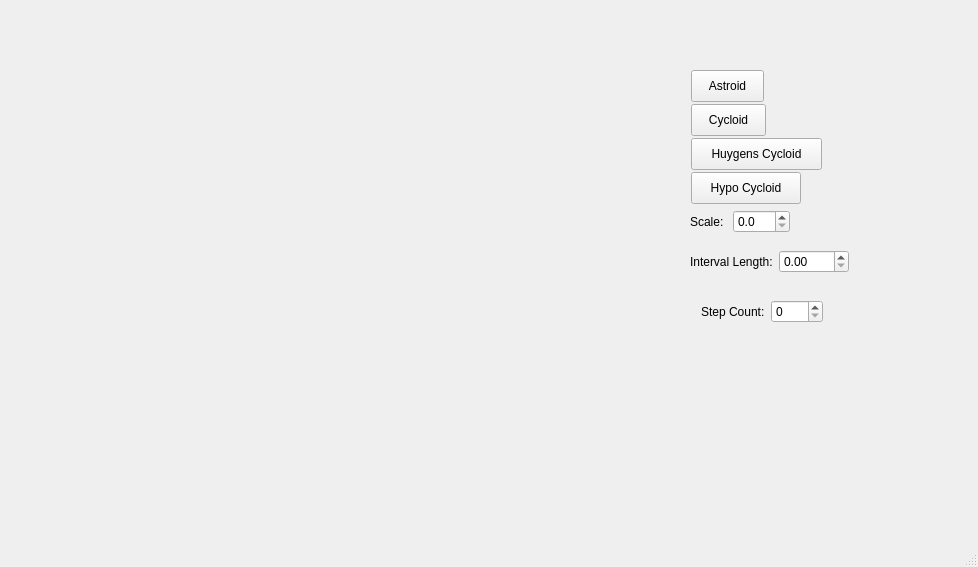
<?xml version="1.0" encoding="UTF-8"?>
<ui version="4.0">
 <class>MainWindow</class>
 <widget class="QMainWindow" name="MainWindow">
  <property name="geometry">
   <rect>
    <x>0</x>
    <y>0</y>
    <width>978</width>
    <height>567</height>
   </rect>
  </property>
  <property name="windowTitle">
   <string>MainWindow</string>
  </property>
  <widget class="QWidget" name="centralwidget">
   <widget class="RenderArea" name="renderArea" native="true">
    <property name="geometry">
     <rect>
      <x>30</x>
      <y>20</y>
      <width>511</width>
      <height>321</height>
     </rect>
    </property>
   </widget>
   <widget class="QPushButton" name="btnAstroid">
    <property name="geometry">
     <rect>
      <x>691</x>
      <y>70</y>
      <width>73</width>
      <height>32</height>
     </rect>
    </property>
    <property name="text">
     <string>Astroid</string>
    </property>
   </widget>
   <widget class="QPushButton" name="btnCycloid">
    <property name="geometry">
     <rect>
      <x>691</x>
      <y>104</y>
      <width>75</width>
      <height>32</height>
     </rect>
    </property>
    <property name="text">
     <string>Cycloid</string>
    </property>
   </widget>
   <widget class="QPushButton" name="btnHuygensCycloid">
    <property name="geometry">
     <rect>
      <x>691</x>
      <y>138</y>
      <width>131</width>
      <height>32</height>
     </rect>
    </property>
    <property name="text">
     <string>Huygens Cycloid</string>
    </property>
   </widget>
   <widget class="QPushButton" name="btnHypoCycloid">
    <property name="geometry">
     <rect>
      <x>691</x>
      <y>172</y>
      <width>110</width>
      <height>32</height>
     </rect>
    </property>
    <property name="text">
     <string>Hypo Cycloid</string>
    </property>
   </widget>
   <widget class="QWidget" name="">
    <property name="geometry">
     <rect>
      <x>690</x>
      <y>210</y>
      <width>100</width>
      <height>23</height>
     </rect>
    </property>
    <layout class="QHBoxLayout" name="horizontalLayout">
     <item>
      <widget class="QLabel" name="label">
       <property name="text">
        <string>Scale:</string>
       </property>
      </widget>
     </item>
     <item>
      <widget class="QDoubleSpinBox" name="spinScale">
       <property name="decimals">
        <number>1</number>
       </property>
       <property name="singleStep">
        <double>0.100000000000000</double>
       </property>
      </widget>
     </item>
    </layout>
   </widget>
   <widget class="QWidget" name="">
    <property name="geometry">
     <rect>
      <x>690</x>
      <y>250</y>
      <width>159</width>
      <height>23</height>
     </rect>
    </property>
    <layout class="QHBoxLayout" name="horizontalLayout_2">
     <item>
      <widget class="QLabel" name="label_2">
       <property name="text">
        <string>Interval Length:</string>
       </property>
      </widget>
     </item>
     <item>
      <widget class="QDoubleSpinBox" name="spinInterval">
       <property name="decimals">
        <number>2</number>
       </property>
       <property name="singleStep">
        <double>0.100000000000000</double>
       </property>
      </widget>
     </item>
    </layout>
   </widget>
   <widget class="QWidget" name="">
    <property name="geometry">
     <rect>
      <x>701</x>
      <y>300</y>
      <width>122</width>
      <height>23</height>
     </rect>
    </property>
    <layout class="QHBoxLayout" name="horizontalLayout_3">
     <item>
      <widget class="QLabel" name="label_3">
       <property name="text">
        <string>Step Count:</string>
       </property>
      </widget>
     </item>
     <item>
      <widget class="QSpinBox" name="spinCount">
       <property name="maximum">
        <number>512</number>
       </property>
       <property name="singleStep">
        <number>1</number>
       </property>
      </widget>
     </item>
    </layout>
   </widget>
  </widget>
  <widget class="QStatusBar" name="statusbar"/>
 </widget>
 <customwidgets>
  <customwidget>
   <class>RenderArea</class>
   <extends>QWidget</extends>
   <header location="global">renderarea.h</header>
   <container>1</container>
  </customwidget>
 </customwidgets>
 <resources/>
 <connections/>
</ui>
